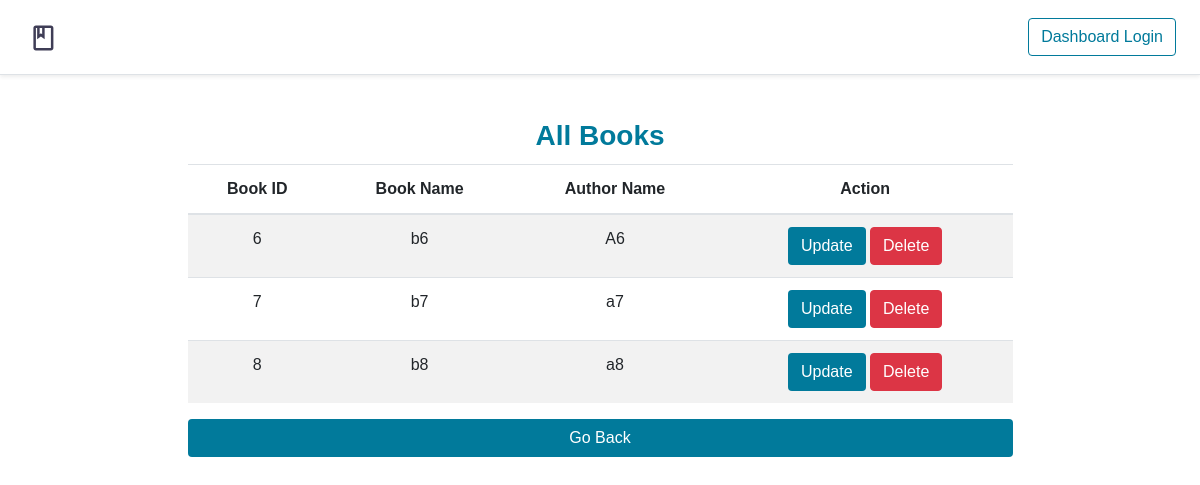
The page /dashboard/view-available-books/ on the database as committed earlier.
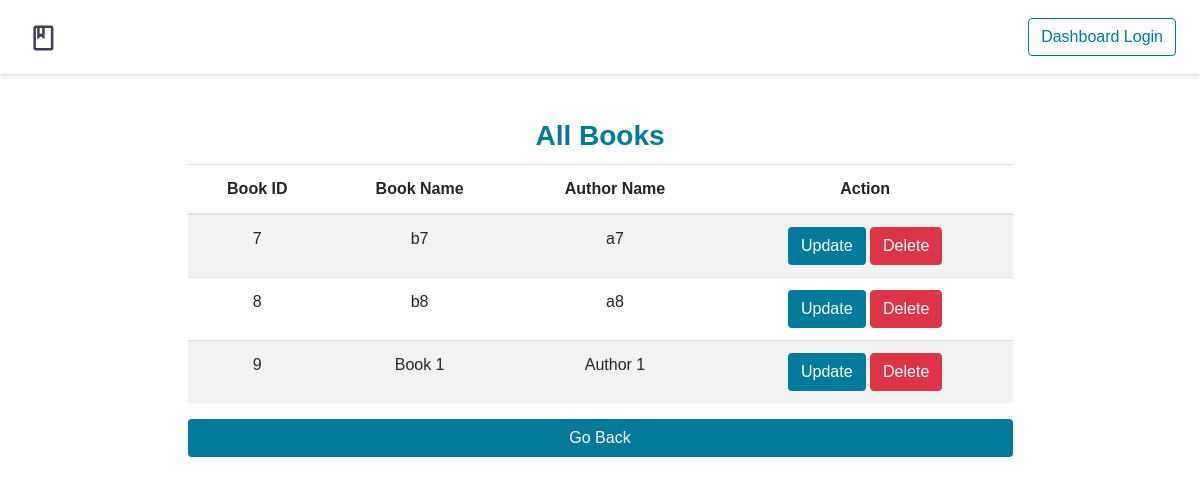
The same page on the database as committed later.
### dashboard/models.py (models this page shows, shortened)
class LibraryModel(models.Model):
    book_name  = models.CharField(max_length=50)
    author_name  = models.CharField(max_length=50)

### dashboard/views.py (the view)
# urls.py: path('view-available-books/', views.view_available_books, name='view_available_books'),
def view_available_books(request):
    all_books = LibraryModel.objects.all()
    context = {
        'all_books' : all_books,
        'title' : 'All Books',
        }
    return render(request,'dashboard/view_available_book.html',context=context)

### dashboard/templates/dashboard/view_available_book.html
{% extends 'dashboard/base.html' %}
{% block dashboardcontent %}
    {% if all_books.count > 0 %}
        <table class='table table-striped text-center'>
            <thead>
                <tr>
                    <th scope='col'>Book ID</th>
                    <th scope='col'>Book Name</th>
                    <th scope='col'>Author Name</th>
                    <th scope='col'>Action</th>
                </tr>
            </thead>
            <tbody>
                {% for item in all_books %}
                    <tr>
                        <td scope='row'>{{item.id}}</th>
                        <td scope='row'>{{item.book_name}}</td>
                        <td scope='row'>{{item.author_name}}</td>
                        <td scope='row'>
                            <a href="{% url 'dashboard:update' item.id %}">
                                <button type="button" class="btn action-btn">Update</button>
                            </a>
                            <a href="{% url 'dashboard:delete' item.id %}">
                                <button type="button" class="btn btn-danger">Delete</button>
                            </a>
                        </td>
                    </tr>
                {% endfor %}
            </tbody>
        </table>
    {% else %}
        <h1 class='text-center'>No Books are thier to view....</h1>
    {% endif %}
    {% if user.is_authenticated %}
        <button class='btn action-btn btn-block' onclick="location.href={% url 'dashboard:dashboard_index' %}">Go Back</button>
    {% else %}
        <button class='btn action-btn btn-block' onclick="location.href='{% url 'index' %}'">Go Back</button>
    {% endif %}
{% endblock %}

### dashboard/templates/dashboard/base.html
{% extends 'base.html' %}
{% block content %}
    <div class="container h-100">
        <div class="row align-items-center h-100" >
            <div class="col-9 mx-auto">
                <div class="mt-4">
                    <div class="text-center p-1">
                        <h3 class="theme-color">{{title}}</h3>
                    </div>
                </div>
                {% block dashboardcontent %}
                {% endblock %}
            </div>
        </div>
    </div>
{% endblock %}

### templates/base.html (shortened to what this page needs)
{% load static %}
<!DOCTYPE html>
<html lang="en">
<head>
    <link rel="stylesheet" href="https://cdn.jsdelivr.net/npm/bootstrap@4.6.2/dist/css/bootstrap.min.css">
    <link rel="stylesheet" href="https://cdnjs.cloudflare.com/ajax/libs/font-awesome/6.2.0/css/all.min.css" />
    <link rel="stylesheet" href="{% static 'css/style.css' %}">
</head>
<body>
    <div class="d-flex flex-column flex-md-row align-items-center p-3 px-md-4 mb-3 bg-white border-bottom shadow-sm">
        {% if user.is_authenticated %}
            <a class="navbar-brand my-0 mr-md-auto" href="{% url 'dashboard:dashboard_index' %}">
                <img src="{% static 'img/logo.svg' %}" alt="logo" width="130" height="30" alt="Logo" loading="lazy">
            </a>
            <button class="btn btn-outline logout-btn" onclick="location.href='{% url 'logout' %}'">Dashboard Logout ({{user.username | capfirst}})</button>
        {% else %}
            <a class="navbar-brand my-0 mr-md-auto" href="{% url 'index' %}">
                <img src="{% static 'img/logo.svg' %}" alt="logo" width="130" height="30" alt="Logo" loading="lazy">
            </a>
            <button class="btn btn-outline logout-btn" onclick="location.href='{% url 'login' %}'">Dashboard Login</button>
        {% endif %}
    </div>
    {% block content %}
    {% endblock %}
</body>
</html>

### static/css/style.css (style rules this page uses)
* { font-family: 'Poppins', sans-serif; }
.theme-color { color: #017a9b; }
.logout-btn { color: #017a9b; border: 1px solid #017a9b; }
.action-btn { background-color: #017a9b; color: white; }
h1,h2,h3 { font-weight: 700; }

Rows that differ between the two databases and show on the page:
removed LibraryModel: id "6", book_name "b6", author_name "A6"
added LibraryModel: id "9", book_name "Book 1", author_name "Author 1"
